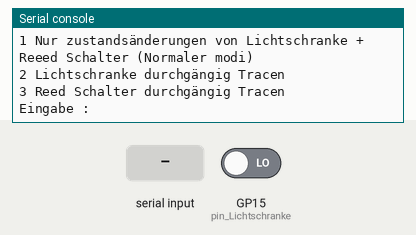
A program run on a simulated Raspberry Pi Pico running MicroPython. Shown: the last lines printed to the serial console. Inputs (shaded band) come from the test bench; at power-on: GP15 (pin_Lichtschranke) LOW.

Above: at 1.2 s.
1.3 s: "2" typed at the serial console, then Enter
At 1.7 s:
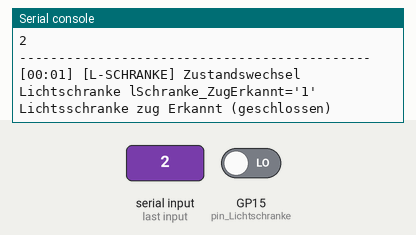
2.8 s: GP15 (pin_Lichtschranke) driven HIGH
At 3.2 s:
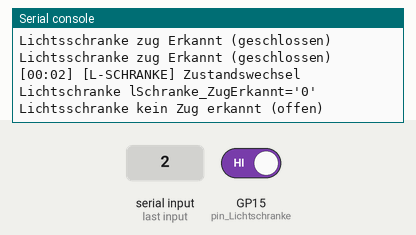
4.3 s: GP15 (pin_Lichtschranke) driven LOW
At 4.7 s:
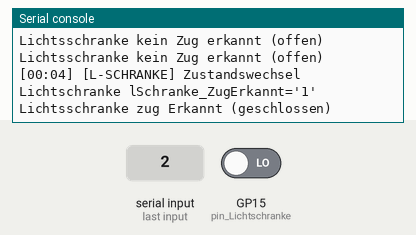

The program:

_test_sensoren.py
```python
#Getestet
import sensorUeberwachung
import utime

if __name__ == "__main__":

    print("Achtung: Testprogramm könnte Thread nicht beenden. Pico abziehen und wieder anschließen nach beendigung")
    while True :
        print("---------------------------------------------")
        print("1 Nur zustandsänderungen von Lichtschranke + Reeed Schalter (Normaler modi)")
        print("2 Lichtschranke durchgängig Tracen")
        print("3 Reed Schalter durchgängig Tracen")
        eingabe = input("Eingabe : ")
        print("---------------------------------------------")

        if eingabe == "1":
            print("Achtung: Testprogramm könnte Thread nicht beenden. Pico abziehen und wieder anschließen nach beendigung")
            sensorUeberwachung.sensorUberwachungStarten()
            while True : continue
        elif eingabe == "2":
            while True :
                sensorUeberwachung.lichtschrankeUeberwachen()
                print("Lichtsschranke zug Erkannt (geschlossen)" if sensorUeberwachung.lSchranke_ZugErkannt == 1 else "Lichtsschranke kein Zug erkannt (offen)")
                utime.sleep_ms(500)
        elif eingabe == "3":
            while True :
                sensorUeberwachung.reedSchalterUeberwachen()
                print("Reedschalter zug Erkannt (geschlossen)" if sensorUeberwachung.reedSchalter_ZugErkannt == 1 else "Reedschalter kein Zug erkannt (offen)")
                utime.sleep_ms(500)
        else :
            print("Fehleingabe") 
```

sensorUeberwachung.py
```python
########################################################################################################
# Thread fuer die ueberwachung von der Lichtschranke und dem ReedSchalter
#
# Dieses Modul kontrolliert durchgaengig den Status der beiden Sensoren und
# schreibt diesen in die Variablen lSchranke_ZugErkannt und reedSchalter_ZugErkannt
# Diese Variablen können jederzeit und ohne aufruf von Funktionen wie lichtschrankeUeberwachen()
# durch andere Module genutzt werden
#
# @Status : Getestet Funktioniert
#
########################################################################################################

########################################################################################################
# Importiere von Module
########################################################################################################
import logger
import const
import utime
import _thread
from machine import Pin

########################################################################################################
#    Hier werden die GPIO Pins definiert
########################################################################################################
pin_Lichtschranke	= Pin(const.gpio_LichtschrankeLesen, Pin.IN)
pin_ReedSchalter	= Pin(const.gpio_ReetSchalterLesen, Pin.IN, Pin.PULL_DOWN)

########################################################################################################
#   Globale Variablen
########################################################################################################
stop_flagThread1	 	= False
lSchranke_ZugErkannt 	= 0 # objErkannt == 1 obNichtErkannt == 0
reedSchalter_ZugErkannt	= 0 # objErkannt == 1 obNichtErkannt == 0

########################################################################################################
# Starte den Thread zur Sensorueberwachung auf dem zweiten Pico Kern
# Sobald gestartet wird automatisch die "sensorUeberwachungsLoop gestartet
########################################################################################################
def sensorUberwachungStarten():
    #_thread.start_new_thread(sensorUberwachungsLoop, ())
    utime.sleep_ms(10) #Gegen Kernkonflikt

########################################################################################################
# Ruft durchgängig die Funktionen zur Lichtschranken- und Reedschalter kontrolle
# in eigener Endlosschleife auf eigenen Pico Kern auf solange die variable
# stop_flagThread1 == False ist.
########################################################################################################
def sensorUberwachungsLoop():
    global stop_flagThread1
    logger.log("Sensor ueberwachungs Thread geastartent", "INFO")
    while not stop_flagThread1:
        lichtschrankeUeberwachen()
        reedSchalterUeberwachen()
        utime.sleep_ms(const.sensorUeberwachungLoopSleepTimeMs) # Entlastung der CPU

########################################################################################################
# Stoppt die Sensor Ueberwachungs Schleife
########################################################################################################
def sensorUberwachungStoppen():
    global stop_flagThread1
    logger.log("Sensor ueberwachungs Thread gestoppt", "INFO")
    stop_flagThread1 = True
    utime.sleep(10)

########################################################################################################
# Ueberwacht den Zustand der Lichtschranke und schreibt den
# Status in die Variable lSchranke_ZugErkannt
# Lichtschranke blockiert : lSchranke_ZugErkannt == 1
# Lichtschranke offen : lSchranke_ZugErkannt == 0
#
# Die Log-Meldung soll nur erscheinen, wenn sich der Zustand an der Lichtschranke
# geädnert hat. Nicht durchgängig
#
# ACHTUNG : Die Lichtschranken Hardware HW-201 arbeitet Kabelbruchsicher,
#           dh. muss der Wert am lesenden Pin vom Pico erst gedreht werden
#           eh er in die Variable geschrieben werden kann
#
########################################################################################################
def lichtschrankeUeberwachen():
    global lSchranke_ZugErkannt
    if pin_Lichtschranke.value() != lSchranke_ZugErkannt : return
    if pin_Lichtschranke.value() == 1 : lSchranke_ZugErkannt = 0
    if pin_Lichtschranke.value() == 0 : lSchranke_ZugErkannt = 1
    logger.log(f"Zustandswechsel Lichtschranke lSchranke_ZugErkannt='{lSchranke_ZugErkannt}'", "L-SCHRANKE")


########################################################################################################
# Ueberwacht den Zustand des Reed Schalters und schreibt den
# Status in die Variable reedSchalter_ZugErkannt
# Reed Schalter -> 0 Ohm : reedSchalter_ZugErkannt == 1
# Reed Schalter -> unendlich Ohm : reedSchalter_ZugErkannt == 0
#
# Die Log-Meldung soll nur erscheinen, wenn sich der Zustand an der Reed Schalter
# geädnert hat. Nicht durchgängig
#
########################################################################################################
def reedSchalterUeberwachen():
    global reedSchalter_ZugErkannt
    if pin_ReedSchalter.value() == reedSchalter_ZugErkannt : return
    reedSchalter_ZugErkannt = pin_ReedSchalter.value()
    logger.log(f"Zustandswechsel Reed Schalter reedSchalter_ZugErkannt='{reedSchalter_ZugErkannt}'", "Reeed")
```

logger.py
```python
########################################################################################################
# Dieses Modul ist ein Hilfsmodul und hat seinerseits kein Interface zu einem Aktor oder Sensor.
# Es hat die aufgabe auf das Thonny Terminal zu loggen um den Benutzer ueber den aktuellen Status
# des Kranprogramms zu informieren. Dies ist für das Debugging unerlaesslich.
#
# Gelogged wird in dem Format :
# [Zeit seit beginn des Karanprogramms] [Modul welches gerade logged zb "H-BRUCKE"] [Prosa Text]
#
# @Status : Getestet Funktioniert
#
########################################################################################################
import utime

# Initialisiere den Startzeitpunkt, nehme einen Zeitstempel
START_TIME = utime.ticks_ms()

########################################################################################################
# Erzeuge Zeitstring fuer die logausgabe
# 1. Hole die Zeitdifferenz zwischen dem aktuellen Zeitpunkt und dem Startzeitpunkt
# 2. Teile durch 1000 um von ms auf sekunden zu kommen
# 3. Teile die absoluten Programmlaufzeit durch 60 aber ohne Rest (wie in der Grundschule)
#    so erhält man nur die vollen beendeten Minuten
# 4. Modulo Operator (diesmal schauen wir uns nur den Rest an) alles von der absoluten
#    Programmlaufzeit was noch von "durch 60" als rest überbleibt muss die verbleibende
#    Sekundenzeit sein (Wie in der Grundschule, Teilen mit Rest; hier interessiert aber
#    nur der Rest)
#
# @return : Gibt die Zeit seit dem Start des Programms als string zurück.
#			 Format [minute seit Programmstart]:[sekunden seit Programmstart]
########################################################################################################
def hohleZeitstempel():
    sysZeit = utime.ticks_diff(utime.ticks_ms(), START_TIME) // 1000
    minutes = sysZeit // 60
    seconds = sysZeit % 60
    return f"{minutes:02}:{seconds:02}"

########################################################################################################
# Loggt eine Nachricht mit einem relativen Zeitstempel zum Programmstart,
# einem Modulnamen und einer Nachricht auf dem Terminal der Thonny IDE
#
# ACHTUNG : Geht natürlich nur wenn print nicht umgeleitet wird
#
# @input : nachricht = freier prosa text als string
# @input : komponente = Name der Komponente die gerade logged als string
#
########################################################################################################
def log(nachricht, komponente="INFO"):
    zeitStempel = hohleZeitstempel()
    print(f"[{zeitStempel}] [{komponente}] {nachricht}")
```

const.py
```python
########################################################################################################
# In dieser Datei sollen alle Globalen Variablen definiert werden. Dies dient dazu z.B Pin definitionen
# nicht über den gesamten Quelltext zu verteilen sonder zu Zentralisieren. Hierdurch koennen fehler wie
# doppeltbelegungen von Pins leichter gefunden werden. Durch Testen einzelner Module würde diese Art von
# fehler wahrscheinlich garnicht entdeckt werden können.
#
# Eine weiterer vorteil ist, dass bei der Feinjustierung des Krans (z.B. Geschwindigkeiten oder Warte-
# zeiten) nurnoch diese Zentrale Datei editiert und hochgeladen werden muss
########################################################################################################

########################################################################################################
# GPIO Pin belegung fuer die H-Bruecke L298N. In1 und 2 dienen für Out 1 und 2 wo der Elektromagnet
# Angeschlossen ist In 3 und 4 sowie der ENB Pin fuer die elektrifizierung der Gleise Out 3 und 4.
# Der ENB Pin kann den Ausgang OUT 3 - 4 komplett deaktivieren eignet sich d.h. für PWM
########################################################################################################
gpio_hBrueckeENB			= 20
gpio_hBrueckeIn4			= 19
gpio_hBrueckeIn3			= 18
gpio_hBrueckeIn2			= 17
gpio_hBrueckeIn1			= 16

########################################################################################################
# GPIO Pin belegung fuer Llichtschranke und Reet Schalter.
# ACHTUNG: Lichtschrankenausgabe ist "invertiert" zum erwartungswert. Kabelbruchsicher
########################################################################################################
gpio_LichtschrankeLesen		= 15	# Pin um Lichtschranke zu lesen
gpio_ReetSchalterLesen		= 14	# Pin um Reed Schlater zu lesen

########################################################################################################
# GPIO Pin fuer den Motor Treiber ULN2003 um den Windenmotor zu steuern.
# Der Windenmotor ist vom Typ 28BY-48 und hat 4 seperat steuerbare Wicklungen
########################################################################################################
gpio_windenMotorIn1			= 13
gpio_windenMotorIn2			= 12
gpio_windenMotorIn3			= 11
gpio_windenMotorIn4			= 10

########################################################################################################
# GPIO Pin fuer die Servomotoren SG90
# ACHTUNG : Ist deren Poti nicht in Grundstellung rotieren sie bei initialisierung sehr schnell
########################################################################################################
gpio_weichenMotor			= 5
gpio_turmMotor				= 4

########################################################################################################
# GPIO Pin um Elektromagnet zu steuern
# ACHTUNG : Aufgrund von Designaenderungen nun nicht mehr ueber GPIO 3
########################################################################################################
#gpio_harkenAktivieren		= 3		# Pin um den Elektromagneten einzuschalten

########################################################################################################
# GPIO Pins fuer die Stellwerk Kommunikation. Fuer details siehe Doku
# gpio_stellwReq : Pin schreibt anfrage ans Stellwerk.
# gpio_stellwAck : Fallende flanke an diesem Pin bedeutet OK
# gpio_simulationsStellwReq : Mit diesem Pin soll das Stellwerk Simuliert werden können
########################################################################################################
gpio_simulationsStellwReq	= 2
gpio_stellwReq				= 1
gpio_stellwAck				= 0		# Pin liesst Stellwerk antwort. Fallende Flanke Ok. Ohne Stellwerk mit GPIO 1 verbinden


########################################################################################################
# GLOBALEN
########################################################################################################

########################################################################################################
# Zeit in der die beiden Sensoren (Reedsschalter und Lichtschranke) innerhalb ihres eigenen Threads
# Zyklisch abgefragt werden sollen
########################################################################################################
sensorUeberwachungLoopSleepTimeMs = 1

########################################################################################################
# Windenmotor
########################################################################################################
stepsHarken 					= 1500				# Hierüber lässt sich einstellen wie viel Faden von der Winde abgewickelt werden soll. Je größer desto mehr.
stepsHarkenOffset				= 150               # Hier lässt sich die einstellen wie viel mehr Faden gegeben werden muss um den Boden zu erreichen. Differnez Boden zu Wagon
delayHarken 					= float(0.002)		# Geschwindigkeit mit der der Faden abgerollt werden soll. 0.001 max geschwindigkeit
richtungHarkenHoch				= 1					# Winde wickelt Faden auf
richtungHarkenRunter			= -1				# Winde wickelt Faden ab

########################################################################################################
# Turmmotor alt
########################################################################################################
#stepsTurn180Grad				= 260				# Hierüber lässt sich einstellen wie weit der Turm gedreht werden soll. 220 ca 180 Grad.
#delayTurn						= float(0.005)		# Geschwindigkeit mit der der Turm rotieren soll. 0.001 max geschwindigkeit
#speedTurmmotor					= 0.02				# Geschwindigkeit mit der der Turm rotieren soll. Besser nicht ueber 0.02

########################################################################################################
# H-Bruecken schaltrichtung
########################################################################################################
gleisstromZugRein				= 1					# Wie rum sollen die Gleise unter Strom. 1 == Zug Rein, 0 == Zug Raus
gelisstromZugRaus				= 0					# Wie rum sollen die Gleise unter Strom. 1 == Zug Rein, 0 == Zug Raus

########################################################################################################
# Weiche
# Die Werte fuer den PWM Winkel kommen aus  der Mail "micropython Programme" vom 25.09.2024 - 08:20
########################################################################################################
weichenMotorTraegerFrq			= 50				# Taeger Frequenz fuer Weichenmotor
endlageWeicheAuf				= 1500000			# PWM duty time fuer Weiche auf; Gibt Winkel an
endlageWeicheZu					= 1300000			# PWM duty time fuer Weiche zu; Gibt Winkel an

########################################################################################################
# Turmmotor neu
########################################################################################################
turmMotorGrad000				= 500000			# PWM duty fuer den Winkel des Turmmotors
turmMotorGrad090				= 1500000			# PWM duty fuer den Winkel des Turmmotors
turmMotorGrad180				= 2500000			# PWM duty fuer den Winkel des Turmmotors
speed_schrittweite_Turmmotor	= 5000				# Drehwinkel des Turms innerhalb eines Drehschrittes
verzoegerungTurmMotor			= 0.02				# Verlangsamt das drehen des Turmmotors in ns zwischen einem Drehschritt
richtungTurmDrehtRechts			= 1					# Turm dreht sich nach Rechts
richtungTurmDrehtLinks			= -1				# Turm dreht sich nach Links

########################################################################################################
# Stellwerk Simulation
########################################################################################################
stellwSimulationTasteSteigendeFlanke = "s" # Drücken dieser Taste erzeugt eine steigende Flanke
stellwSimulationTasteFallendeFlanke	 = "f" # Drücken dieser Taste erzeugt eine fallende Flanke

########################################################################################################
# Zug fahren
########################################################################################################
minZugSpeed						= 45				# Min duty time fuer schwarzen zug zum bewegen. In Prozent.
                                                    # Wahrscheinlich zwischen 40% und 45% NOCH ZU TESTEN!!!
abbruchsZeitInMs_ZugReinfahren 	= 3000				# In Ms. Nach dieser Zeit schaltet die H-Brücke ab. Damit Zug nicht zuweit fährt.
                                                    # Kann auch genutzt werden,  wenn Reed kontakt nicht ordentlich greift. Dann kann
                                                    # versucht werden über diesen Parameter den Zug unter den Kran zu stellen.
                                                    # Zeit in Millisekunden. WERT MUSS NOCH DURCH TESTEN RAUSGEFUNDEN WERDEN

abbruchsZeitInMs_ZugRausfahren  = 30000				# In Ms. Nach dieser Zeit schaltet die H-Brücke ab. Damit Zug nicht zuweit fährt.
                                                    # Diesmal nur beim Rausfahren.
```

Measured:
- after the input at 1.3 s, the serial console: prints a new line at once (image 1)
- after the input at 2.8 s, the serial console: prints a new line at once (image 2)
- after the input at 4.3 s, the serial console: prints a new line at once (image 3)
